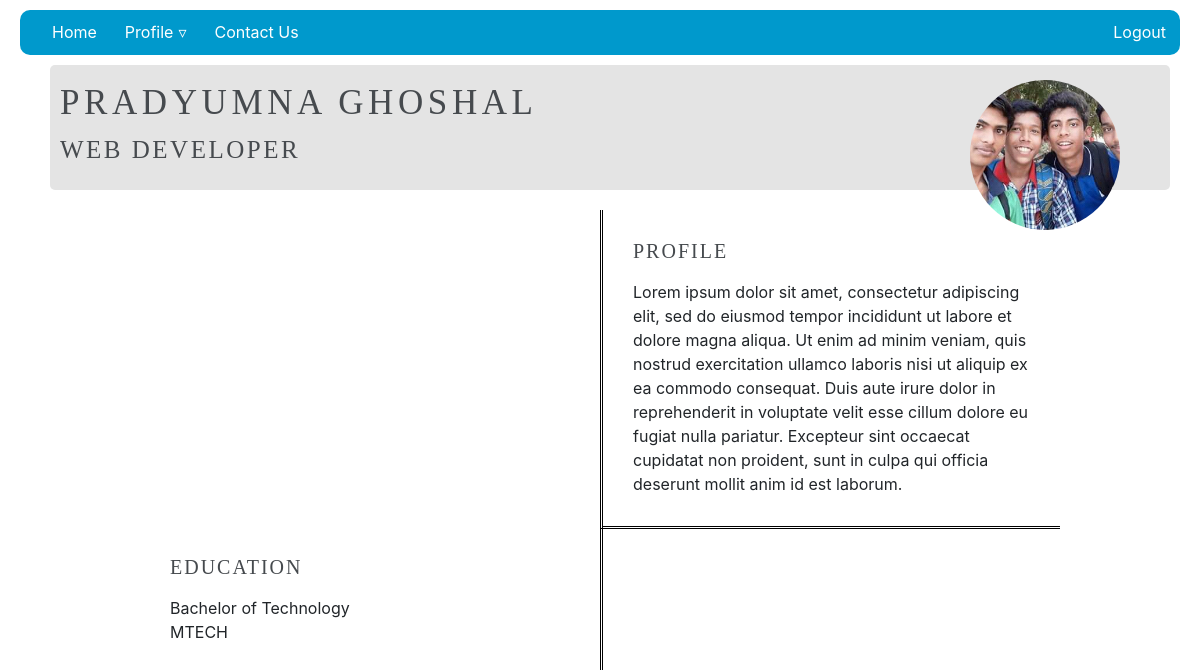
Page /view_resume/19/ (signed in) on the earlier database version.
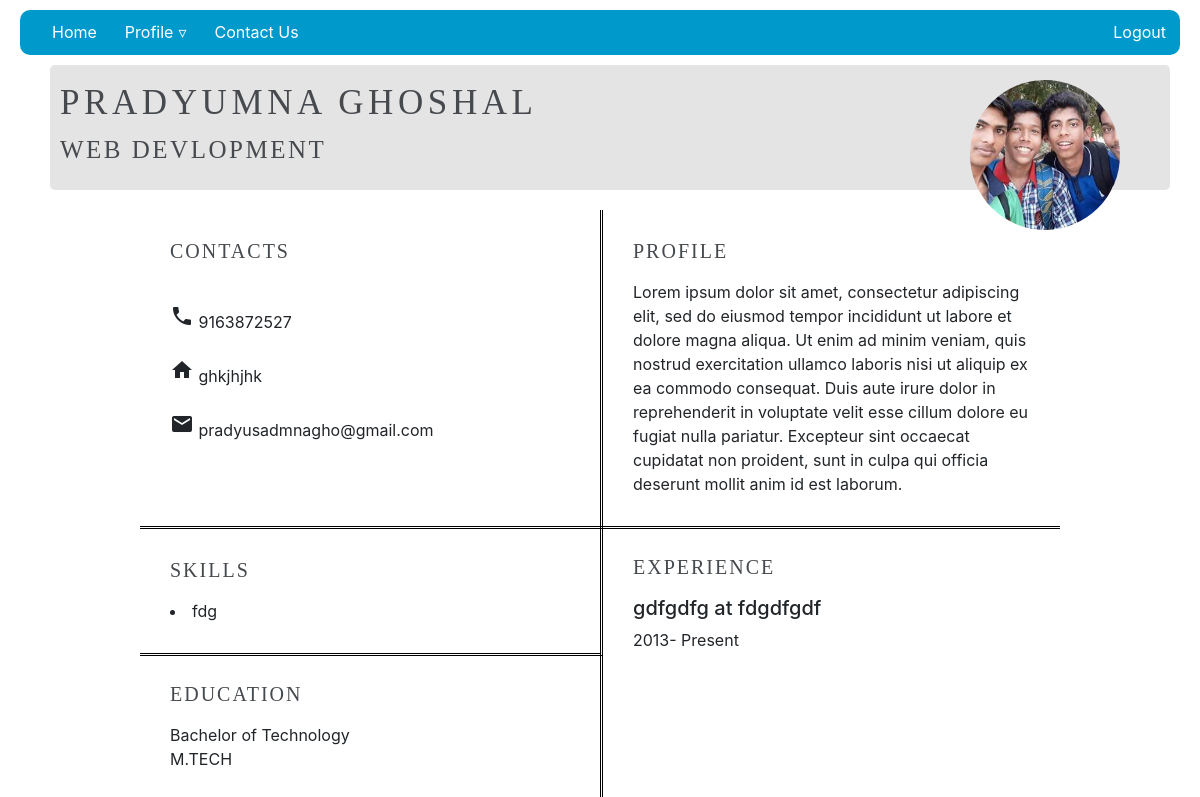
Same page on the later database version.
### prof_details/models.py (models this page shows, shortened)
class Profile(models.Model):
    user = models.OneToOneField(User, on_delete=models.CASCADE)
    headline = models.TextField(max_length=50, null=True, blank=True)
    avatar = models.ImageField(upload_to='avatar/', default='avatar.png')
    bio = models.TextField(max_length=500, null=True, blank=True)
    gender = models.CharField(choices=[('m','Male'),('f','Female')], max_length=1, null=True, blank=True)
    age = models.IntegerField(validators=[MinValueValidator(18),], null=True, blank=True)

class Academics(models.Model):
    profile = models.ForeignKey(Profile, on_delete=models.CASCADE)
    degree = models.CharField(max_length=50, null=True, blank=True)
    year_of_completion = models.IntegerField(choices=[(r,r) for r in range(1950,datetime.date.today().year+10)],
                                             default=datetime.date.today().year, null=True, blank=True)

class Contact(models.Model):
    user = models.OneToOneField(User, on_delete=models.CASCADE)
    phone_number = models.CharField(max_length=13, null=True, blank=True)
    address = models.TextField(max_length=50, null=True, blank=True)
    email_adress = models.EmailField()

class Skill(models.Model):
    user = models.ForeignKey(User, on_delete=models.CASCADE)
    name = models.TextField(max_length=20)

class WorkExperiences(models.Model):
    user = models.ForeignKey(User, on_delete=models.CASCADE)
    organization_name = models.CharField(max_length=50, null=True, blank=True)
    designation = models.CharField(max_length=30, null=True, blank=True)
    year_joined = models.IntegerField(choices=[(r,r) for r in range(1950,datetime.date.today().year)],
                                             default=datetime.date.today().year-10, null=True, blank=True)
    year_left = models.IntegerField(choices=[(r,r) for r in range(1950,datetime.date.today().year)]+[(435464,'Present')],
                                             default=435464, null=True, blank=True)

### base/models.py (models this page shows)
class User(AbstractUser):
    USERNAME_FIELD='username'
    def __str__(self):
        if super().first_name:
            return super().get_full_name()
        else:
            return super().username

### prof_details/views.py (the view)
# urls.py: path('view_resume/<str:pk>/', views.view_profile, name='view_profile')
def view_profile(request, pk):
    context = {'user_id':int(pk)}
    try:
        profile = Profile.objects.get(user=request.user)
        context.update({'profile': profile})
    except:
        messages.error(request,'Havent set up a profile yet')
    try:
        academics = Academics.objects.filter(profile=profile)
        context.update({'academics':academics})
    except:
        pass
    try:
        milestones = Milestones.objects.filter(user=pk)
        context.update({'milestones':milestones})
    except:
        pass
    try:
        certif = Certifications.objects.filter(user=pk).values()
        context.update({'certifications':certif})
    except:
        pass
    try:
        workex = WorkExperiences.objects.filter(user=pk).values()
        context.update({'workexperience':workex})
    except:
        pass
    try:
        skill = Skill.objects.filter(user=pk).values()
        context.update({'skill':skill})
    except:
        pass
    try:
            contacts = Contact.objects.filter(user=pk)[0]
            context.update({'contacts':contacts})
    except:
        pass
    return render(request,'prof_details/view_profile.html', context)

### prof_details/templates/prof_details/view_profile.html (shortened to what this page needs)
{% extends 'main.html' %}
{% block content %}
<div>
    <div class="profile-view-top">
        <div class="prof-name">
            <h1>{{profile.user}}</h1>
            <h4 id="prof-font" style="font-size: 25px;">
                {{profile.headline}}
            </h4>
        </div>
        <div class="prof-avatar">
            <img id="profile-avatar" src="{{profile.avatar.url}}" width="120" />
        </div>
    </div>
    <div class="int-viewprofile">
        <div class="top-view">
            <div class="view-tabs">
                {% if contacts %}
                <div class="subview leftv">
                    <h3 id="prof-font">
                        Contacts
                    </h3>
                    <br>
                    <i class="material-icons">phone</i>
                    {{contacts.phone_number}}
                    <br><br>
                    <i class="material-icons">home</i>
                    {{contacts.address}}
                    <br><br>
                    <i class="material-icons">mail</i>
                    {{contacts.email_adress}}
                </div>
                {% endif %}
            </div>
            {% if profile %}
            <div style="border-bottom: 3px double #000000; ; " class="subview rightv">
                <h3 id="prof-font">
                    Profile
                </h3>
                {{profile.bio}}
            </div>
            {% endif %}
        </div>
        <div class="bottom-view">
            <div>
                {% if skill %}
                <div style="border-bottom: 3px double #000000; border-top: 3px double #000000;" class="subview leftv">
                    <h3 id="prof-font">
                        Skills
                    </h3>
                    {% for m in skill %}
                    <li>
                        {{m.name}}
                    </li>
                    {% endfor %}
                </div>
                {% endif %}
                {% if academics %}
                <div class="subview leftv">
                    <h3 id="prof-font">
                        Education
                    </h3>
                    {% for m in academics %}
                    <span>
                        {{m.degree}}
                        <br>
                    </span>
                    {% endfor %}
                </div>
                {% endif %}
            </div>
            <div>
                {% if workexperience %}
                <div class="subview rightv">
                    <h3 id="prof-font">
                        Experience
                    </h3>
                    {% for m in workexperience %}
                    <h5>{{m.designation}} at {{m.organization_name}}</h5>
                    <span>
                        {{m.year_joined}}-
                        {% if m.year_left == 435464 %}
                        Present
                        {% else %}
                        {{m.year_left}}
                        {% endif %}
                    </span>
                    <br><br>
                    {% endfor %}
                </div>
                {% endif %}
            </div>
        </div>
    </div>
</div>
{% endblock %}

### Templates/main.html (shortened to what this page needs)
{% include 'navbar.html' %}
{% load static %}
<!DOCTYPE html>
<html lang="en">
<head>
    <link rel="stylesheet" href="https://stackpath.bootstrapcdn.com/bootstrap/4.3.1/css/bootstrap.min.css"
>
    <link rel="stylesheet" href="{% static 'style/main.css'%}">
</head>
<body>
</body>
</html>
{% block content %}
{% endblock content %}

### Templates/navbar.html (shortened to what this page needs)
{% load static %}
<nav id='menu'>
    <ul>
        <li><a href='{% url "home" %}'>Home</a></li>
        {% if request.user.is_authenticated %}
        <li><a class='dropdown-arrow' href="">Profile</a>
        </li>
        {% endif %}
        <li><a href="">Contact Us</a></li>
        <div class="login-logout">
            {% if request.user.is_authenticated %}
            <li><a href="{% url 'logout' %}">Logout</a></li>
            {% else %}
            <li><a href="{% url 'login' %}">Login</a></li>
            {% endif %}
        </div>
    </ul>
</nav>

### static/style/main.css (style rules this page uses)
body { margin: 10px; }
#profile-avatar { display: block; width: 150px; height: 150px; object-fit: cover; border-radius: 50%; border-width: 5px; }
#menu { background: #0099cc; color: #fff; height: 45px; margin: 10px; padding-left: 18px; border-radius: 10px; }
#menu ul, #menu li { margin: 0 auto; padding: 0; list-style: none; }
#menu ul { width: 100%; }
#menu li { float: left; display: inline; position: relative; }
#menu a { display: block; line-height: 45px; padding: 0 14px; text-decoration: none; color: #ffffff; font-size: 16px; }
#menu a.dropdown-arrow:after { content: "\25BF"; margin-left: 5px; }
.login-logout { float: right; }
.profile-view-top { display: flex; border-radius: 5px; flex-wrap: wrap; background-color: #e4e4e4; padding: 10px; height: fit-content; margin: 10px 20px 20px 40px; }
.prof-name { display: block; flex: 1; }
.prof-name h1 { font-family: "YACgEVg3xZg 0", _fb_, auto; font-size: 35px; color: rgb(70, 74, 78); line-height: 56px; letter-spacing: 0.131em; --para-spacing: 0; text-transform: uppercase; --head-indent: 0; --numeric-list-marker: none; list-style-type: none; }
.prof-avatar #profile-avatar { margin-top: 5px; margin-bottom: -50px; margin-right: 40px; }
#prof-font { font-family: "YADXm3pZ1HU 0", _fb_, auto; font-size: 20px; color: rgb(70, 74, 78); line-height: 22px; letter-spacing: 0.1em; --para-spacing: 0; text-transform: uppercase; --head-indent: 0; --numeric-list-marker: none; list-style-type: none; padding-bottom: 10px; }
.int-viewprofile { display: grid; grid-template-rows: 1fr 1fr; margin: 0px 130px; }
.top-view { display: grid; grid-template-columns: 1fr 1fr; }
.bottom-view { display: grid; grid-template-columns: 1fr 1fr; height: fit-content; }
.subview { display: block; padding: 30px; }
.leftv { margin-right: -3px; margin-bottom: -3px; border-right: 3px double #000000; }
.rightv { border-left: 3px double #000000; margin-bottom: -3px; }
* { box-sizing: border-box; }

Differences in the rows shown:
changed Profile "PRADYUMNA GHOSHAL": headline "WEB DEVELOPER" → "WEB DEVLOPMENT"
added Contact: phone_number "9163872527", address "ghkjhjhk", email_adress "pradyusadmnagho@gmail.com"
added Skill: name "fdg"
changed Academics: degree "MTECH" → "M.TECH"
added WorkExperiences: designation "gdfgdfg", organization_name "fdgdfgdf", year_joined "2013", year_left "Present"
Other differences:
text now shown: "CONTACTS SKILLS EXPERIENCE"
